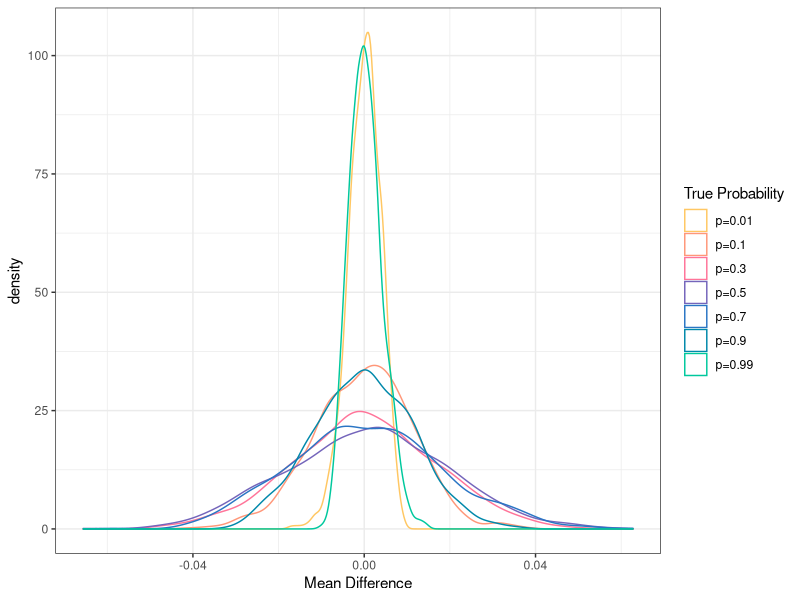
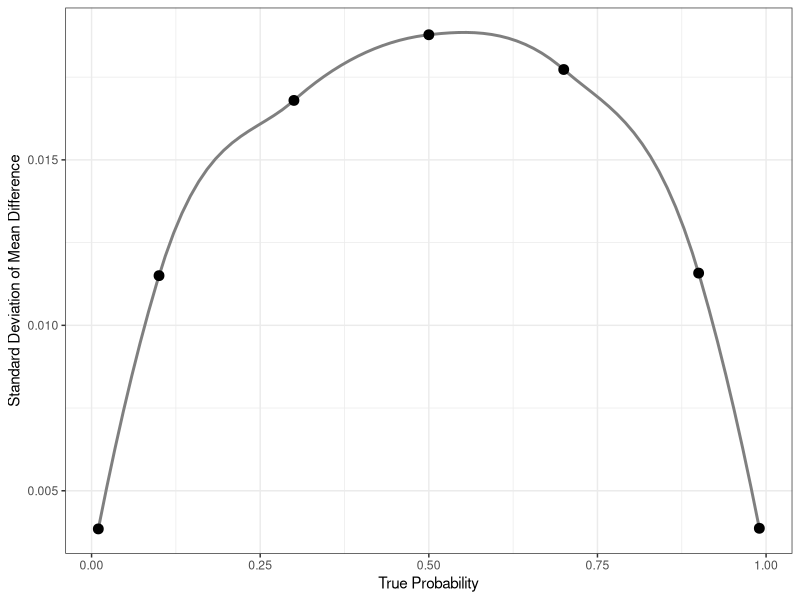
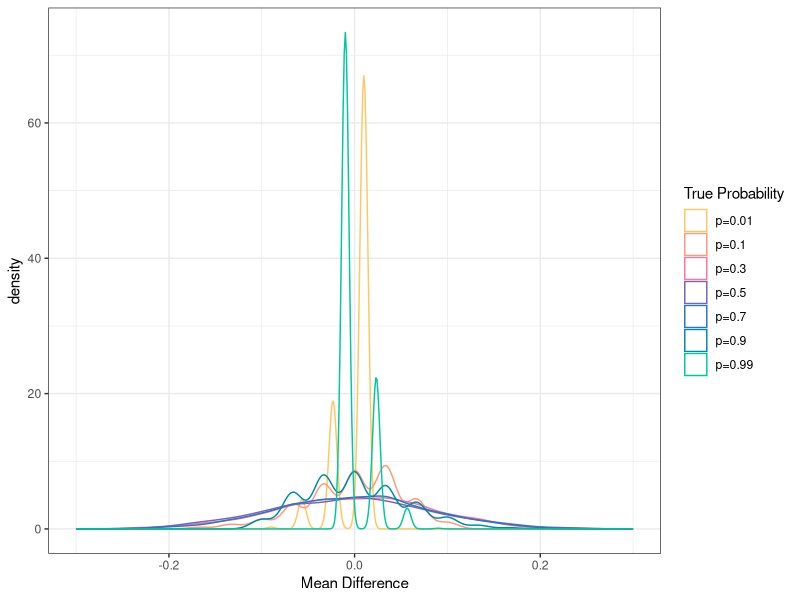
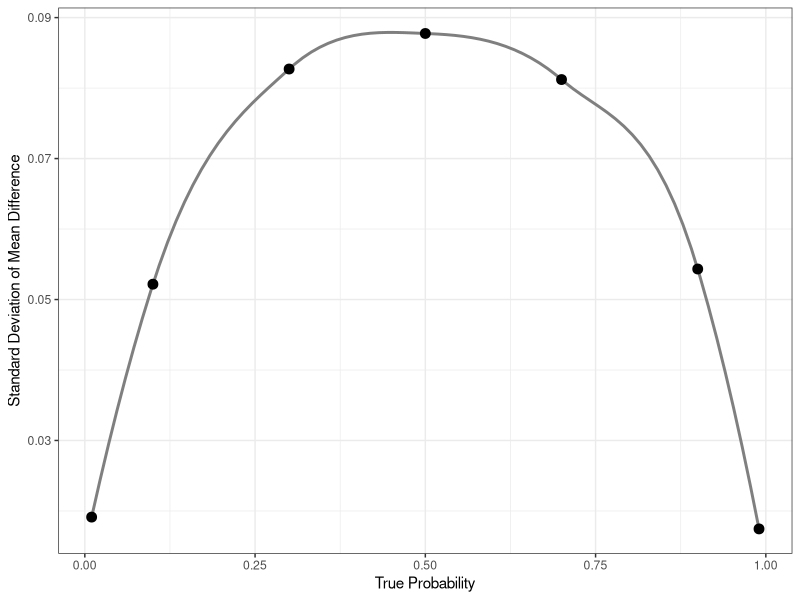

R code for these plots, in order:
## ---- chunk 1
knitr::opts_chunk$set(echo = TRUE)
library(tidyverse)
## ---- chunk 2
true_p = .3
n_patients = 100
variance = true_p * (1 - true_p)
print(variance)
std = sqrt(variance)
print(std)
## ---- chunk 3
cohort_outcomes <- rbernoulli(n_patients, true_p)
print(mean(cohort_outcomes))
## ---- chunk 4
n_patients <- 700
n_repeats <- 1000 

df_all_repeats <- data.frame(
  n_exp = rep(1:n_repeats, each = n_patients),
  ID =  rep(1:n_patients, n_repeats),
  P_01 = rbernoulli(n_patients*n_repeats, 0.01),
  P_1 = rbernoulli(n_patients*n_repeats, 0.1),
  P_3 = rbernoulli(n_patients*n_repeats, 0.3),
  P_5 = rbernoulli(n_patients*n_repeats, 0.5),
  P_7 = rbernoulli(n_patients*n_repeats, 0.7),
  P_9 = rbernoulli(n_patients*n_repeats, 0.9),
  P_99 = rbernoulli(n_patients*n_repeats, 0.99)
)

df_sample_mean <- df_all_repeats %>% 
  pivot_longer(cols = starts_with("P_"), 
               names_to = "Prob_Group",
               values_to = "Outcome") %>% 
  mutate(TRUE_PROBA = case_when(
    Prob_Group == "P_01" ~ 0.01, 
    Prob_Group == "P_1" ~ 0.1, 
    Prob_Group == "P_3" ~ 0.3, 
    Prob_Group == "P_5" ~ 0.5, 
    Prob_Group == "P_7" ~ 0.7, 
    Prob_Group == "P_9" ~ 0.9,
    Prob_Group == "P_99" ~ 0.99
  )) %>% 
  group_by(n_exp, Prob_Group) %>% 
  summarise(mean_Hg_upd = mean(TRUE_PROBA) - mean(Outcome), .groups = "drop") %>% 
  ungroup()
  
  
ggplot(df_sample_mean, aes(x = mean_Hg_upd, color=Prob_Group)) +
  geom_density() +
  xlab("Mean Difference") +
  scale_color_manual(values = c("P_01" = "#FFC763", "P_1" = "#FF9779", "P_3" = "#FF7499", 
                                "P_5" = "#7465BB", "P_7" = "#2A75C4", "P_9" = "#0088AA", "P_99" = "#00C89D"),
                      labels = c("P_01" = "p=0.01", "P_1" = "p=0.1", "P_3" = "p=0.3", 
                                "P_5" = "p=0.5", "P_7" = "p=0.7", "P_9" = "p=0.9", "P_99" = "p=0.99")) +
  labs(color = "True Probability") +
  theme_bw()  


## ---- chunk 5
df_sample_mean %>% 
  group_by(Prob_Group) %>% 
  summarize(std_cohort = sd(mean_Hg_upd)) %>% 
  ungroup() %>% 
  mutate(TRUE_PROBA = case_when(
    Prob_Group == "P_01" ~ 0.01, 
    Prob_Group == "P_1" ~ 0.1, 
    Prob_Group == "P_3" ~ 0.3, 
    Prob_Group == "P_5" ~ 0.5, 
    Prob_Group == "P_7" ~ 0.7, 
    Prob_Group == "P_9" ~ 0.9,
    Prob_Group == "P_99" ~ 0.99
  )) %>%
  ggplot(aes(x = TRUE_PROBA, y = std_cohort)) +
  geom_smooth(method = "loess", se = F, 
              span = 0.7, color='grey50') +
  geom_point(size=3) +
  xlab("True Probability") +
  ylab("Standard Deviation of Mean Difference") +
  theme_bw()
## ---- chunk 6
n_patients <- 30
n_repeats <- 1000 

df_all_repeats <- data.frame(
  n_exp = rep(1:n_repeats, each = n_patients),
  ID =  rep(1:n_patients, n_repeats),
  P_01 = rbernoulli(n_patients*n_repeats, 0.01),
  P_1 = rbernoulli(n_patients*n_repeats, 0.1),
  P_3 = rbernoulli(n_patients*n_repeats, 0.3),
  P_5 = rbernoulli(n_patients*n_repeats, 0.5),
  P_7 = rbernoulli(n_patients*n_repeats, 0.7),
  P_9 = rbernoulli(n_patients*n_repeats, 0.9),
  P_99 = rbernoulli(n_patients*n_repeats, 0.99)
)

df_sample_mean <- df_all_repeats %>% 
  pivot_longer(cols = starts_with("P_"), 
               names_to = "Prob_Group",
               values_to = "Outcome") %>% 
  mutate(TRUE_PROBA = case_when(
    Prob_Group == "P_01" ~ 0.01, 
    Prob_Group == "P_1" ~ 0.1, 
    Prob_Group == "P_3" ~ 0.3, 
    Prob_Group == "P_5" ~ 0.5, 
    Prob_Group == "P_7" ~ 0.7, 
    Prob_Group == "P_9" ~ 0.9,
    Prob_Group == "P_99" ~ 0.99
  )) %>% 
  group_by(n_exp, Prob_Group) %>% 
  summarise(mean_Hg_upd = mean(TRUE_PROBA) - mean(Outcome), .groups = "drop") %>% 
  ungroup()
  
  
ggplot(df_sample_mean, aes(x = mean_Hg_upd, color=Prob_Group)) +
  geom_density() +
  xlab("Mean Difference") +
  scale_color_manual(values = c("P_01" = "#FFC763", "P_1" = "#FF9779", "P_3" = "#FF7499", 
                                "P_5" = "#7465BB", "P_7" = "#2A75C4", "P_9" = "#0088AA", "P_99" = "#00C89D"),
                      labels = c("P_01" = "p=0.01", "P_1" = "p=0.1", "P_3" = "p=0.3", 
                                "P_5" = "p=0.5", "P_7" = "p=0.7", "P_9" = "p=0.9", "P_99" = "p=0.99")) +
  labs(color = "True Probability") +
  theme_bw()  
## ---- chunk 7
df_sample_mean %>% 
  group_by(Prob_Group) %>% 
  summarize(std_cohort = sd(mean_Hg_upd)) %>% 
  ungroup() %>% 
  mutate(TRUE_PROBA = case_when(
    Prob_Group == "P_01" ~ 0.01, 
    Prob_Group == "P_1" ~ 0.1, 
    Prob_Group == "P_3" ~ 0.3, 
    Prob_Group == "P_5" ~ 0.5, 
    Prob_Group == "P_7" ~ 0.7, 
    Prob_Group == "P_9" ~ 0.9,
    Prob_Group == "P_99" ~ 0.99
  )) %>%
  ggplot(aes(x = TRUE_PROBA, y = std_cohort)) +
  geom_smooth(method = "loess", se = F, 
              span = 0.7, color='grey50') +
  geom_point(size=3) +
  xlab("True Probability") +
  ylab("Standard Deviation of Mean Difference") +
  theme_bw()
